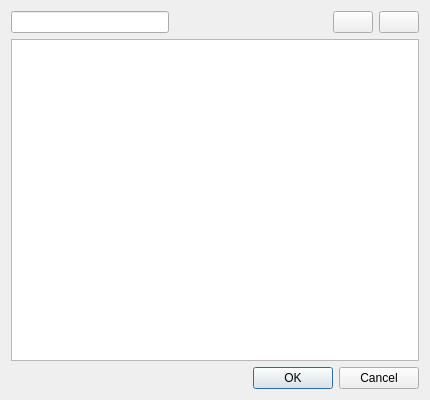
<?xml version="1.0" encoding="UTF-8"?>
<ui version="4.0">
 <class>QPlaylistEdit</class>
 <widget class="QDialog" name="QPlaylistEdit">
  <property name="geometry">
   <rect>
    <x>0</x>
    <y>0</y>
    <width>430</width>
    <height>400</height>
   </rect>
  </property>
  <property name="windowTitle">
   <string>QPlaylistEdit</string>
  </property>
  <layout class="QVBoxLayout" name="verticalLayout">
   <item>
    <widget class="QWidget" name="widget" native="true">
     <property name="sizePolicy">
      <sizepolicy hsizetype="Minimum" vsizetype="Preferred">
       <horstretch>0</horstretch>
       <verstretch>0</verstretch>
      </sizepolicy>
     </property>
     <layout class="QHBoxLayout" name="horizontalLayout">
      <property name="leftMargin">
       <number>0</number>
      </property>
      <property name="topMargin">
       <number>0</number>
      </property>
      <property name="rightMargin">
       <number>0</number>
      </property>
      <property name="bottomMargin">
       <number>0</number>
      </property>
      <item>
       <widget class="QLineEdit" name="titleEdit"/>
      </item>
      <item>
       <spacer name="horizontalSpacer">
        <property name="orientation">
         <enum>Qt::Horizontal</enum>
        </property>
        <property name="sizeHint" stdset="0">
         <size>
          <width>40</width>
          <height>20</height>
         </size>
        </property>
       </spacer>
      </item>
      <item>
       <widget class="QPushButton" name="addButton">
        <property name="toolTip">
         <string>Add audio file</string>
        </property>
        <property name="text">
         <string/>
        </property>
        <property name="icon">
         <iconset resource="static/app_resources.qrc">
          <normaloff>:/add.svg</normaloff>:/add.svg</iconset>
        </property>
       </widget>
      </item>
      <item>
       <widget class="QPushButton" name="removeButton">
        <property name="toolTip">
         <string>Remove file from playlist</string>
        </property>
        <property name="text">
         <string/>
        </property>
        <property name="icon">
         <iconset resource="static/app_resources.qrc">
          <normaloff>:/remove.svg</normaloff>:/remove.svg</iconset>
        </property>
       </widget>
      </item>
     </layout>
    </widget>
   </item>
   <item>
    <widget class="QTableView" name="playlistView"/>
   </item>
   <item>
    <widget class="QDialogButtonBox" name="buttonBox">
     <property name="standardButtons">
      <set>QDialogButtonBox::Cancel|QDialogButtonBox::Ok</set>
     </property>
    </widget>
   </item>
  </layout>
 </widget>
 <resources>
  <include location="static/app_resources.qrc"/>
 </resources>
 <connections/>
</ui>
